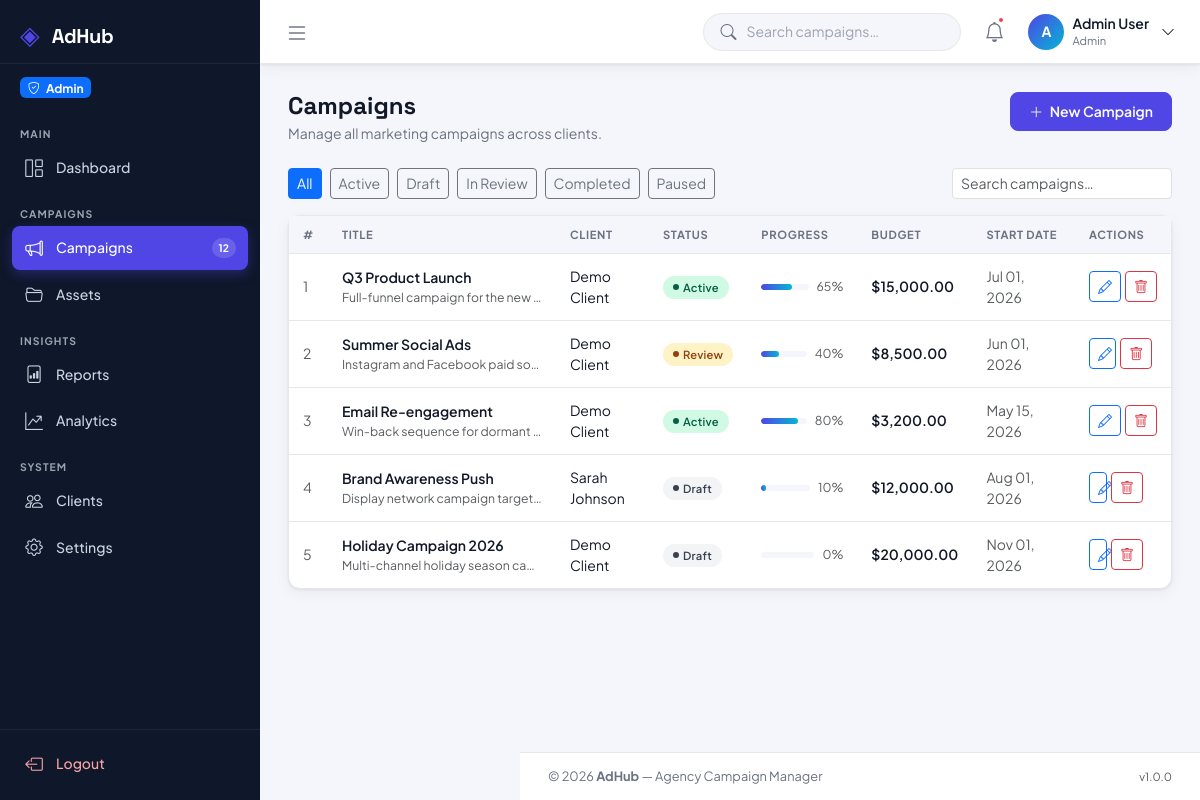
The page /admin/campaigns.php (signed in) on the database its author committed.
### tables this page shows
CREATE TABLE IF NOT EXISTS campaigns (
    id          INT AUTO_INCREMENT PRIMARY KEY,
    title       VARCHAR(200) NOT NULL,
    description TEXT,
    client_id   INT NOT NULL,
    status      ENUM('draft','active','review','completed','paused') DEFAULT 'draft',
    budget      DECIMAL(12,2) DEFAULT 0.00,
    start_date  DATE,
    end_date    DATE,
    progress    INT DEFAULT 0,
    created_by  INT NOT NULL,
    created_at  TIMESTAMP DEFAULT CURRENT_TIMESTAMP,
    updated_at  TIMESTAMP DEFAULT CURRENT_TIMESTAMP ON UPDATE CURRENT_TIMESTAMP,
    FOREIGN KEY (client_id)  REFERENCES users(id) ON DELETE CASCADE,
    FOREIGN KEY (created_by) REFERENCES users(id) ON DELETE CASCADE
);

CREATE TABLE IF NOT EXISTS users (
    id         INT AUTO_INCREMENT PRIMARY KEY,
    name       VARCHAR(100)  NOT NULL,
    email      VARCHAR(150)  NOT NULL UNIQUE,
    password   VARCHAR(255)  NOT NULL,
    role       ENUM('admin','client') DEFAULT 'client',
    company    VARCHAR(150),
    avatar     VARCHAR(255),
    created_at TIMESTAMP DEFAULT CURRENT_TIMESTAMP
);

### admin/campaigns.php (the view, shortened to what this page needs)
<?php
require_once __DIR__ . '/../includes/header.php';
$filter_status = $_GET['status'] ?? 'all';
$where         = $filter_status !== 'all' ? "WHERE c.status = " . $pdo->quote($filter_status) : '';
$all_campaigns = $pdo->query(
    "SELECT c.*, u.name AS client_name
     FROM campaigns c
     JOIN users u ON c.client_id = u.id
     $where
     ORDER BY c.created_at DESC"
)->fetchAll();
$badge_map = [
    'active'    => 'badge-active',
    'draft'     => 'badge-draft',
    'review'    => 'badge-review',
    'completed' => 'badge-completed',
    'paused'    => 'badge-paused',
];
?>
<?php require_once __DIR__ . '/../includes/sidebar.php'; ?>
<div class="adhub-content-wrapper" id="contentWrapper">
    <?php require_once __DIR__ . '/../includes/navbar.php'; ?>
    <main class="adhub-main">
        <div class="page-header">
            <div>
                <h1 class="page-title">Campaigns</h1>
                <p class="page-subtitle">Manage all marketing campaigns across clients.</p>
            </div>
            <button class="btn btn-adhub-primary" data-bs-toggle="modal" data-bs-target="#campaignModal">
                <i class="bi bi-plus-lg me-1"></i> New Campaign
            </button>
        </div>
        <div class="mb-3 d-flex gap-2 flex-wrap">
            <?php
            $all_filters = ['all' => 'All', 'active' => 'Active', 'draft' => 'Draft', 'review' => 'In Review', 'completed' => 'Completed', 'paused' => 'Paused'];
            foreach ($all_filters as $val => $label):
                $active_tab = $filter_status === $val ? 'btn-primary' : 'btn-outline-secondary';
            ?>
            <a href="?status=<?= $val ?>" class="btn btn-sm <?= $active_tab ?>"><?= $label ?></a>
            <?php endforeach; ?>
            <div class="ms-auto">
                <input type="text" class="form-control form-control-sm" placeholder="Search campaigns…"
                       data-filter-table="#campaignsTable" style="width:220px;">
            </div>
        </div>
        <div class="adhub-card">
            <div class="card-body p-0">
                <?php if (empty($all_campaigns)): ?>
                <div class="text-center py-5 text-muted">
                    <i class="bi bi-megaphone fs-1 d-block mb-3 opacity-25"></i>
                    <p>No campaigns found. <button class="btn btn-link p-0" data-bs-toggle="modal" data-bs-target="#campaignModal">Create one now.</button></p>
                </div>
                <?php else: ?>
                <div class="table-responsive">
                    <table class="adhub-table" id="campaignsTable">
                        <thead>
                            <tr>
                                <th>#</th>
                                <th>Title</th>
                                <th>Client</th>
                                <th>Status</th>
                                <th>Progress</th>
                                <th>Budget</th>
                                <th>Start Date</th>
                                <th>Actions</th>
                            </tr>
                        </thead>
                        <tbody>
                            <?php foreach ($all_campaigns as $i => $c): ?>
                            <tr>
                                <td class="text-muted small"><?= $i + 1 ?></td>
                                <td>
                                    <div class="fw-600"><?= htmlspecialchars($c['title']) ?></div>
                                    <?php if ($c['description']): ?>
                                    <div class="text-muted small text-truncate" style="max-width:200px;"><?= htmlspecialchars($c['description']) ?></div>
                                    <?php endif; ?>
                                </td>
                                <td><?= htmlspecialchars($c['client_name']) ?></td>
                                <td>
                                    <span class="adhub-badge <?= $badge_map[$c['status']] ?? 'badge-draft' ?>">
                                        <?= ucfirst($c['status']) ?>
                                    </span>
                                </td>
                                <td style="min-width:110px;">
                                    <div class="d-flex align-items-center gap-2">
                                        <div class="adhub-progress flex-grow-1">
                                            <div class="adhub-progress-bar" data-progress="<?= $c['progress'] ?>"></div>
                                        </div>
                                        <span class="small text-muted"><?= $c['progress'] ?>%</span>
                                    </div>
                                </td>
                                <td class="fw-600">$<?= number_format($c['budget'], 2) ?></td>
                                <td class="text-muted small"><?= $c['start_date'] ? date('M d, Y', strtotime($c['start_date'])) : '—' ?></td>
                                <td>
                                    <div class="d-flex gap-1">
                                        <button class="btn btn-sm btn-outline-primary"
                                                data-bs-toggle="modal" data-bs-target="#campaignModal"
                                                data-id="<?= $c['id'] ?>"
                                                data-title="<?= htmlspecialchars($c['title'], ENT_QUOTES) ?>"
                                                data-description="<?= htmlspecialchars($c['description'], ENT_QUOTES) ?>"
                                                data-client="<?= $c['client_id'] ?>"
                                                data-status="<?= $c['status'] ?>"
                                                data-budget="<?= $c['budget'] ?>"
                                                data-progress="<?= $c['progress'] ?>"
                                                data-start="<?= $c['start_date'] ?>"
                                                data-end="<?= $c['end_date'] ?>"
                                                title="Edit">
                                            <i class="bi bi-pencil"></i>
                                        </button>
                                        <a href="?action=delete&id=<?= $c['id'] ?>" class="btn btn-sm btn-outline-danger"
                                           data-confirm-delete
                                           data-action="/adhub/admin/campaigns.php?action=delete&id=<?= $c['id'] ?>"
                                           data-label="<?= htmlspecialchars($c['title'], ENT_QUOTES) ?>"
                                           title="Delete">
                                            <i class="bi bi-trash"></i>
                                        </a>
                                    </div>
                                </td>
                            </tr>
                            <?php endforeach; ?>
                        </tbody>
                    </table>
                </div>
                <?php endif; ?>
            </div>
        </div>
    </main>
    <?php require_once __DIR__ . '/../includes/footer.php'; ?>
<div class="toast-container position-fixed bottom-0 end-0 p-3" id="toastContainer"></div>

### assets/css/style.css (style rules this page uses)
:root { --ah-primary: #4f46e5; --ah-primary-dark: #3730a3; --ah-primary-light: #ede9fe; --ah-accent: #06b6d4; --ah-success: #10b981; --ah-warning: #f59e0b; --ah-danger: #ef4444; --ah-info: #3b82f6; --ah-bg: #f4f6fb; --ah-surface: #ffffff; --ah-border: #e5e7eb; --ah-text: #111827; --ah-text-muted: #6b7280; --ah-text-light: #9ca3af; --ah-sidebar-w: 260px; --ah-sidebar-bg: #0f172a; --ah-sidebar-text: #cbd5e1; --ah-sidebar-active:#4f46e5; --ah-navbar-h: 64px; --ah-radius: 12px; --ah-radius-sm: 8px; --ah-shadow: 0 1px 3px rgba(0,0,0,.07), 0 4px 16px rgba(0,0,0,.05); --ah-shadow-md: 0 4px 24px rgba(0,0,0,.10); --font-body: 'Plus Jakarta Sans', sans-serif; --font-heading: 'Space Grotesk', sans-serif; }
*, *::before, *::after { box-sizing: border-box; }
body.adhub-body { font-family: var(--font-body); background: var(--ah-bg); color: var(--ah-text); margin: 0; min-height: 100vh; }
h1, h2, h3, h4, h5, h6, .adhub-brand, .brand-text, .sidebar-brand { font-family: var(--font-heading); }
a { text-decoration: none; }
.adhub-content-wrapper { flex: 1; margin-left: var(--ah-sidebar-w); display: flex; flex-direction: column; min-height: 100vh; transition: margin-left .25s ease; }
.adhub-main { flex: 1; padding: 28px 28px 20px; }
.page-header { display: flex; align-items: flex-start; justify-content: space-between; flex-wrap: wrap; gap: 12px; margin-bottom: 24px; }
.page-title { font-family: var(--font-heading); font-size: 1.5rem; font-weight: 700; color: var(--ah-text); margin: 0; }
.page-subtitle { font-size: .875rem; color: var(--ah-text-muted); margin: 2px 0 0; }
.adhub-card { background: var(--ah-surface); border: 1px solid var(--ah-border); border-radius: var(--ah-radius); box-shadow: var(--ah-shadow); }
.adhub-card .card-body { padding: 20px; }
.adhub-table { width: 100%; border-collapse: separate; border-spacing: 0; }
.adhub-table thead th { font-size: .7rem; font-weight: 700; text-transform: uppercase; letter-spacing: .06em; color: var(--ah-text-muted); padding: 10px 14px; background: var(--ah-bg); border-bottom: 1px solid var(--ah-border); white-space: nowrap; }
.adhub-table tbody td { padding: 12px 14px; border-bottom: 1px solid var(--ah-border); font-size: .875rem; vertical-align: middle; }
.adhub-table tbody tr:last-child td { border-bottom: none; }
.adhub-badge { display: inline-flex; align-items: center; gap: 4px; padding: 3px 10px; border-radius: 20px; font-size: .7rem; font-weight: 600; letter-spacing: .02em; }
.adhub-badge::before { content: ''; width: 6px; height: 6px; border-radius: 50%; background: currentColor; }
.badge-active { background: #d1fae5; color: #065f46; }
.badge-draft { background: #f3f4f6; color: #374151; }
.badge-review { background: #fef3c7; color: #92400e; }
.adhub-progress { height: 6px; border-radius: 3px; background: var(--ah-bg); overflow: hidden; }
.adhub-progress-bar { height: 100%; border-radius: 3px; background: linear-gradient(90deg, var(--ah-primary), var(--ah-accent)); transition: width .6s ease; }
.btn-adhub-primary { background: var(--ah-primary); border-color: var(--ah-primary); color: #fff; font-weight: 600; border-radius: var(--ah-radius-sm); padding: 8px 18px; font-size: .875rem; transition: background .15s, box-shadow .15s; }
.fw-600 { font-weight: 600; }

### rows shown on the page
campaigns: title "Q3 Product Launch", description "Full-funnel campaign for the new…", client.name "Demo Client", status "Active", progress "65", budget "15,000.00", start_date "Jul 01, 2026"
campaigns: title "Summer Social Ads", description "Instagram and Facebook paid so…", client.name "Demo Client", status "Review", progress "40", budget "8,500.00", start_date "Jun 01, 2026"
campaigns: title "Email Re-engagement", description "Win-back sequence for dormant…", client.name "Demo Client", status "Active", progress "80", budget "3,200.00", start_date "May 15, 2026"
campaigns: title "Brand Awareness Push", description "Display network campaign target…", client.name "Sarah Johnson", status "Draft", progress "10", budget "12,000.00", start_date "Aug 01, 2026"
campaigns: title "Holiday Campaign 2026", description "Multi-channel holiday season ca…", client.name "Demo Client", status "Draft", progress "0", budget "20,000.00", start_date "Nov 01, 2026"

### other values the page prints
$user_role "Admin"
substr($user_name, 0, 1) "A"
$user_name "Admin User"
$label "All"
$label "Active"
$label "Draft"
$label "In Review"
$label "Completed"
$label "Paused"
